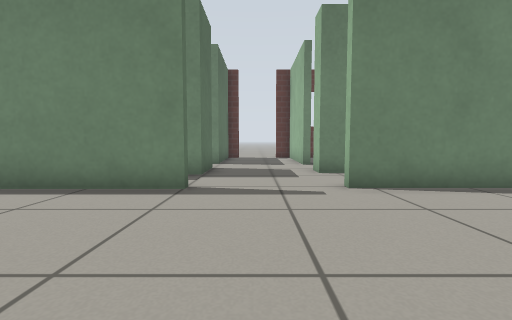
[1] (above)

22 first-person views from a walk through a world built for the Gazebo simulator. The camera is 0.5 m above the floor, tilts 4° down and sees 85° across. The floor is counted in squares, 0.5 m on a side. Each view is taken from the middle of a square. On the plan, view 1 faces up. The plan holds only what a view shows up to about 11 squares ahead; the rest is blank. Simple patterns stand in for the simulator's built-in surfaces.

[2]
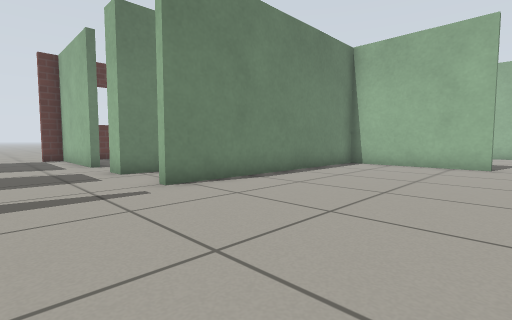

[3]
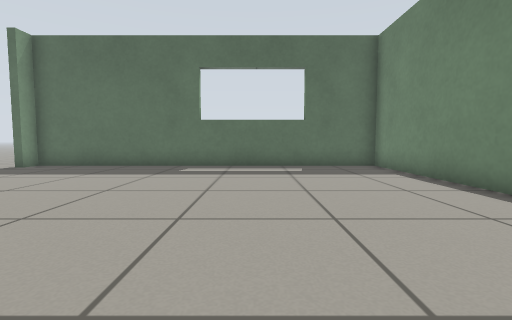

[4]
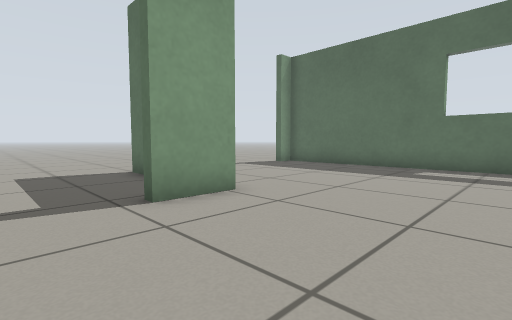

[5]
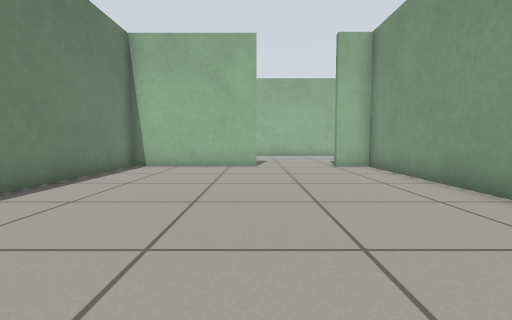

[6]
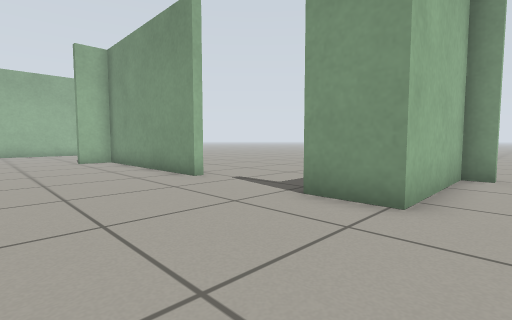

[7]
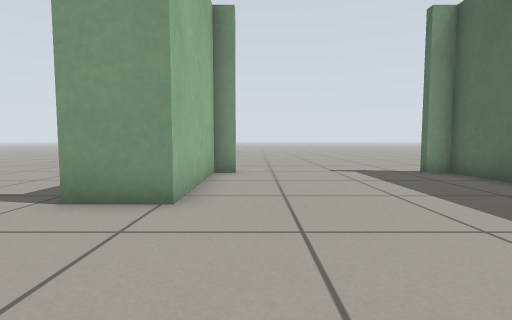

[8]
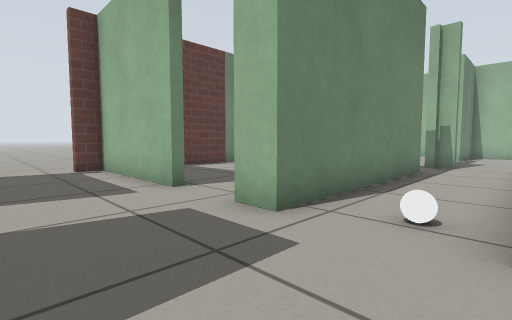

[9]
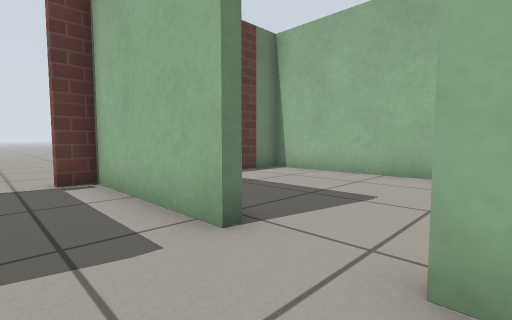

[10]
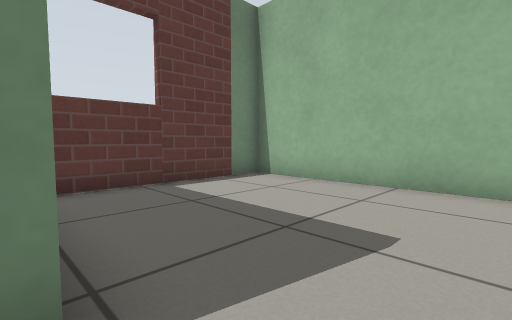

[11]
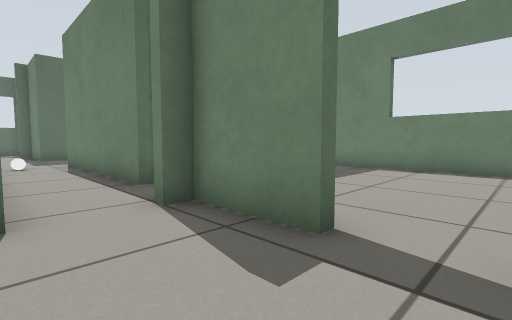

[12]
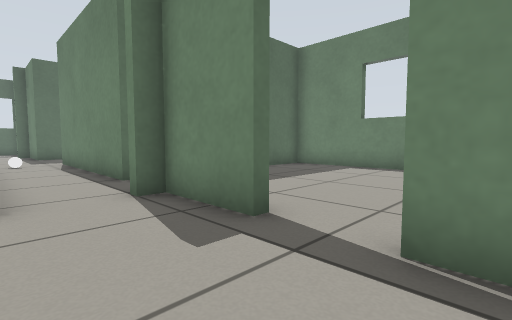

[13]
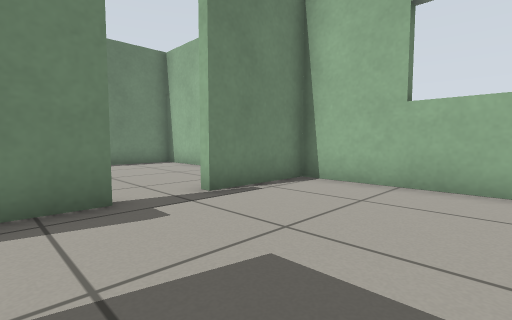

[14]
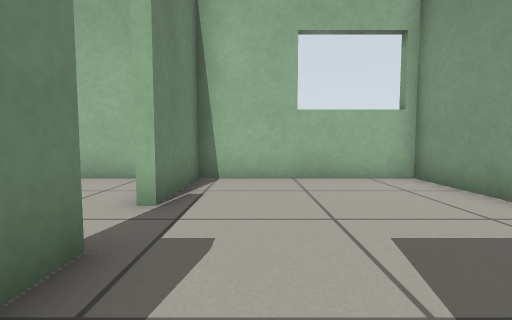

[15]
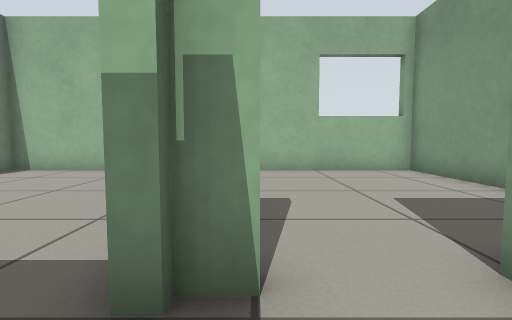

[16]
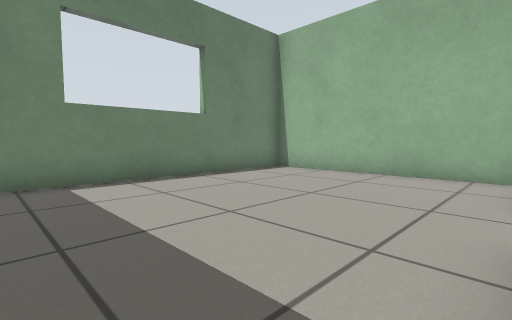

[17]
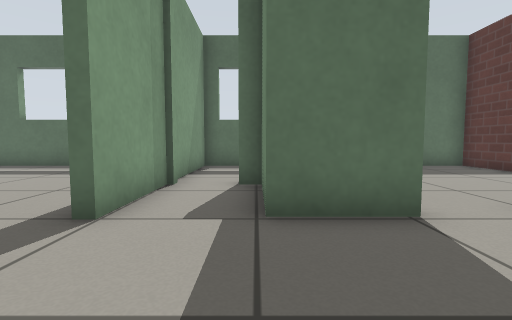

[18]
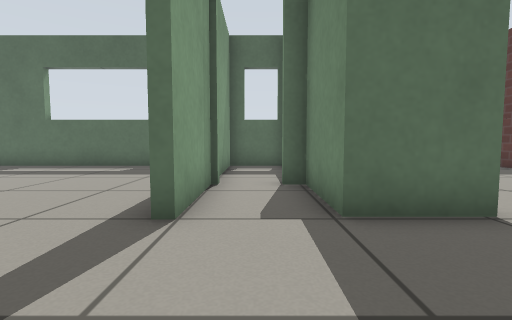

[19]
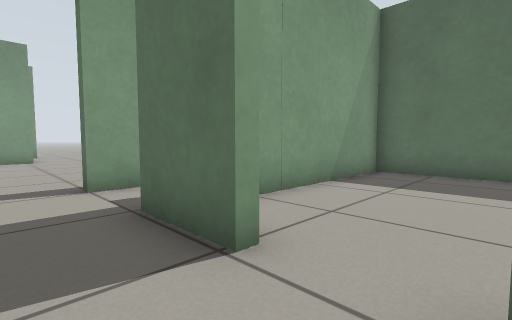

[20]
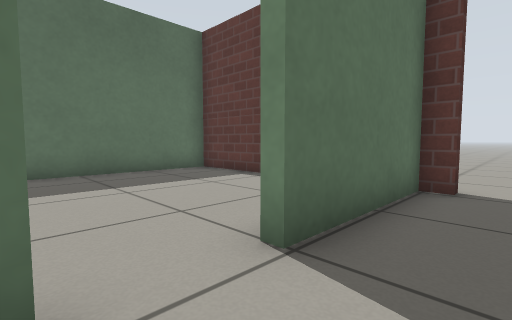

[21]
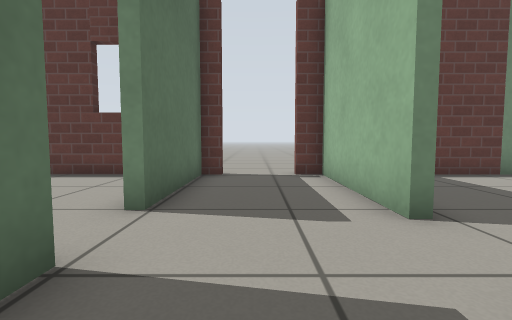

[22]
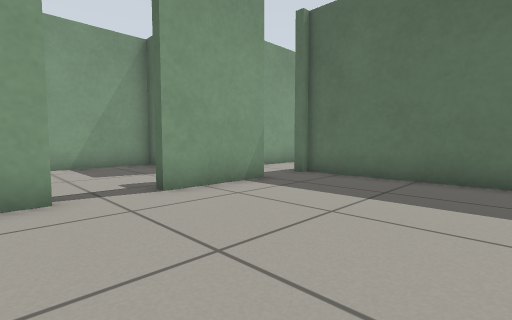

### Floor plan
Points are (right, up) in squares from view 1. A wall is a line through its corners. A room is listed if a view was taken in it or the views show most of it. See-through windows are left out.
Room 1 (views 1, 2, 3, 4, 5, 6, 7, 8)
walls: (3.7, -3.3) (10.7, -3.3) (10.7, -2); (-1.4, 5.8) (-9, 5.8) (-9, -7.6) (-8.1, -7.6); (-2.4, -7.6) (-1.7, -7.6) (-1.7, -3.3) (0.1, -3.3); (10.7, 1) (10.7, 5.8) (1.9, 5.8)
ways out: opening at (-9, -9) to room 2; opening at (0, 6) to room 3; opening at (-1.5, -9); opening at (2, -4); opening at (11, -1)
Room 2 (views 9, 10, 19, 20)
walls: (1.9, 11.4) (1.9, 16.1) (1.2, 16.1) (1.2, 16.5); (1.9, 8.5) (1.9, 9.5); (-1.6, 10.2) (-1.6, 8.1); (-0.9, 16.1) (-1.6, 16.1) (-1.6, 12) (-2, 12)
low walls: (-2, 10.2) (-1.6, 10.2)
ways out: opening at (-9, -9) to room 1; opening at (0, 9) to room 3; opening at (-2, 11) to room 4; opening at (2, 10.5) to room 5
Room 3 (views 11, 12, 13, 14, 15, 16, 17, 18, 21, 22)
walls: (11.1, 8.1) (10.6, 8.1); (10.7, 7.9) (10.7, 8.8) (13.5, 8.8); (8.9, 8.5) (1.9, 8.5); (13.5, 8.5) (11, 8.5) (11, 7.9); (15.1, 8.8) (15.9, 8.8); (8.5, 14.4) (8.5, 8.8) (8.9, 8.8); (11.2, 2.8) (18.3, 2.8) (18.3, 8.5) (15.1, 8.5); (18.3, 9.3) (18.3, 16.1) (9.4, 16.1); (18.8, 5.8) (18.2, 5.8); (18.3, 3.1) (18.8, 3.1); (-1.6, 8.1) (-4.3, 8.1); (-4.4, 6) (-1.4, 6); (-9, 8.1) (-9, 6) (-5.1, 6)
ways out: opening at (0, 6) to room 1; opening at (0, 9) to room 2
objects: white ball (3, 7)
Room 4 (no view inside)
walls: (-3.9, 16.1) (-9, 16.1) (-9, 8.4) (-3.6, 8.4)
ways out: opening at (-2, 11) to room 2
Room 5 (no view inside)
walls: (8.2, 10.1) (8.2, 16.1) (2.9, 16.1)
ways out: opening at (2, 10.5) to room 2

Where each view was taken, in squares from view 1:
view 1: 0 up, 0 right, facing up
view 2: 0 up, 1 left, facing up-right
view 3: 1 up, 2 right, facing left
view 4: 1 up, 2 right, facing down-left
view 5: 1 up, 0 right, facing right
view 6: 1 up, 3 left, facing down-right
view 7: 1 up, 3 left, facing down
view 8: 6 up, 1 left, facing up-right
view 9: 9 up, 0 right, facing up-right
view 10: 10 up, 2 right, facing up-right
view 11: 6 up, 15 right, facing up-left
view 12: 6 up, 16 right, facing up-left
view 13: 4 up, 12 right, facing up-right
view 14: 7 up, 11 right, facing right
view 15: 8 up, 9 right, facing right
view 16: 9 up, 10 right, facing up-right
view 17: 8 up, 2 right, facing left
view 18: 7 up, 2 right, facing left
view 19: 12 up, 0 right, facing down-left
view 20: 10 up, 0 right, facing up-left
view 21: 8 up, 0 right, facing up
view 22: 14 up, 16 right, facing down-left
